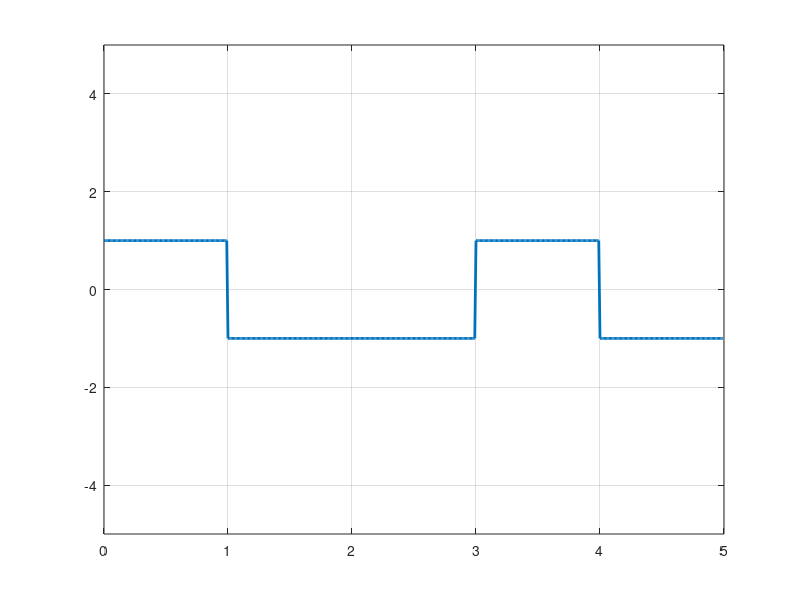

This figure's MATLAB source:
clc;
close all;
clear all;

bits=[0 1 0 1 1];
bit_dur=1;
T=length(bits)*bit_dur;
fs=100;
t=0:1/fs:T-(1/fs);

lastbit=1;
for i=1:length(bits)
    if bits(i)==1
        x((i-1)*fs*bit_dur+1:i*fs*bit_dur)=-lastbit;
        lastbit=-lastbit;
    else
        x((i-1)*fs*bit_dur+1:i*fs*bit_dur)=lastbit;
    end
end
%subplot(4,1,1);
plot(t,x,'linewidth',2);
ylim([-5,5]);
grid on;
%demodulation
lastbit=1;
for i=1:length(x)/(fs*bit_dur)
    if x((i-1)*fs*bit_dur+1:i*fs*bit_dur)~= lastbit;
        disp(1);
        lastbit=-lastbit;
    else
        disp(0);
    end
end